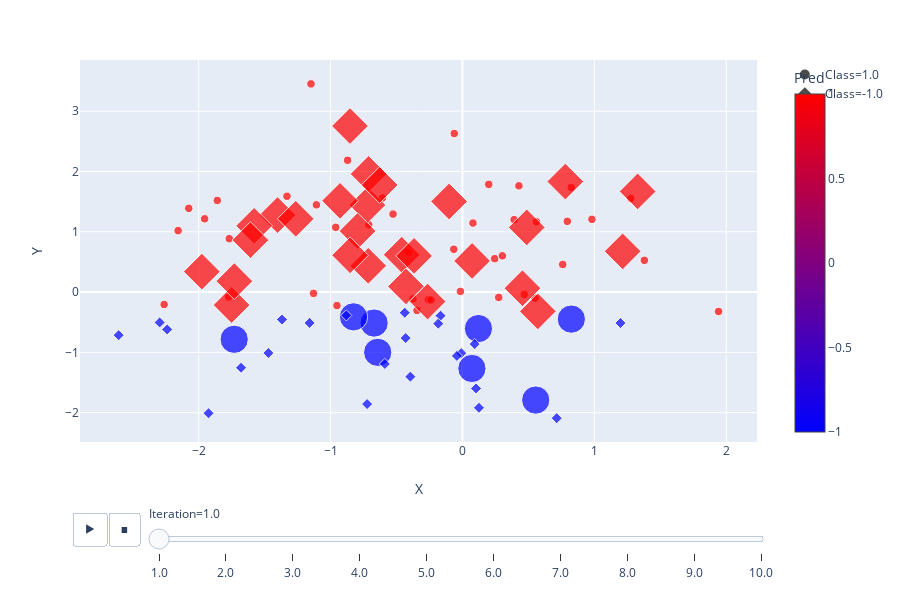

Notebook source saved alongside this figure:
### Code cell
px.scatter(clf.saved_data, x="X", y="Y", animation_frame="Iteration",
           color="Pred", symbol="Class", color_continuous_scale="Bluered", size="Weight")

### Figure 1 — Plotly figure (JSON) as saved in the notebook; plotly's stock layout.template omitted (floating-point values rounded to 4 significant figures)
{"data": [{"hoverlabel": {"namelength": 0}, "hovertemplate": "Class=1.0<br>Iteration=1.0<br>X=%{x}<br>Y=%{y}<br>Weight=%{marker.size}<br>Pred=%{marker.color}", "legendgroup": "Class=1.0", "marker": {"color": [-1, 1, 1, 1, 1, -1, 1, 1, 1, 1, 1, 1, 1, 1, 1, 1, 1, 1, 1, 1, 1, -1, 1, 1, 1, 1, 1, 1, 1, 1, 1, 1, 1, 1, 1, 1, -1, 1, 1, -1, 1, 1, -1, -1, 1, -1, 1, 1, 1, 1], "coloraxis": "coloraxis", "size": [1.1, 0.1, 0.1, 0.1, 0.1, 1.1, 0.1, 0.1, 0.1, 0.1, 0.1, 0.1, 0.1, 0.1, 0.1, 0.1, 0.1, 0.1, 0.1, 0.1, 0.1, 1.1, 0.1, 0.1, 0.1, 0.1, 0.1, 0.1, 0.1, 0.1, 0.1, 0.1, 0.1, 0.1, 0.1, 0.1, 1.1, 0.1, 0.1, 1.1, 0.1, 0.1, 1.1, 1.1, 0.1, 1.1, 0.1, 0.1, 0.1, 0.1], "sizemode": "area", "sizeref": 0.00275, "symbol": "circle"}, "mode": "markers", "name": "Class=1.0", "showlegend": true, "type": "scatter", "x": [-1.731, -0.526, 0.7953, 0.2443, 0.5611, -0.6423, -1.955, -0.6071, 0.392, -1.768, -0.4106, -0.9609, -1.33, 0.8254, 0.4282, -0.9514, -0.2582, -1.859, 0.7601, 0.2748, 1.379, 0.5557, -2.262, -0.01519, -0.7107, -0.8708, -0.3445, -2.156, 0.4691, 1.277, -0.06177, -1.107, 1.942, -0.2381, -1.129, -1.148, -0.6697, -1.773, -0.06577, 0.1213, -2.075, 0.07954, -0.8256, 0.8256, 0.9819, 0.07188, 0.551, 0.3027, 0.1992, -0.3752], "xaxis": "x", "y": [-0.7825, 1.293, 1.173, 0.5544, 1.166, -0.9989, 1.215, 1.56, 1.201, 0.8861, 0.6595, 1.074, 1.589, 1.735, 1.762, -0.2233, -0.1248, 1.519, 0.4584, -0.08833, 0.5261, -1.79, -0.2055, 0.01166, 1.118, 2.186, -0.3044, 1.019, -0.03727, 1.554, 2.629, 1.446, -0.321, -0.1303, -0.02138, 3.453, -0.5134, -0.08346, 0.7106, -0.605, 1.389, 1.145, -0.4106, -0.4478, 1.206, -1.266, -0.1017, 0.6014, 1.786, -0.1119], "yaxis": "y"}, {"hoverlabel": {"namelength": 0}, "hovertemplate": "Class=-1.0<br>Iteration=1.0<br>X=%{x}<br>Y=%{y}<br>Weight=%{marker.size}<br>Pred=%{marker.color}", "legendgroup": "Class=-1.0", "marker": {"color": [-1, 1, -1, -1, 1, 1, 1, -1, 1, 1, 1, -1, -1, -1, 1, 1, -1, 1, -1, 1, 1, 1, -1, 1, 1, -1, 1, -1, -1, 1, -1, -1, -1, -1, -1, -1, -1, -1, 1, 1, -1, 1, 1, 1, 1, -1, 1, 1, 1, 1], "coloraxis": "coloraxis", "size": [0.1, 1.1, 0.1, 0.1, 1.1, 1.1, 1.1, 0.1, 1.1, 1.1, 1.1, 0.1, 0.1, 0.1, 1.1, 1.1, 0.1, 1.1, 0.1, 1.1, 1.1, 1.1, 0.1, 1.1, 1.1, 0.1, 1.1, 0.1, 0.1, 1.1, 0.1, 0.1, 0.1, 0.1, 0.1, 0.1, 0.1, 0.1, 1.1, 1.1, 0.1, 1.1, 1.1, 1.1, 1.1, 0.1, 1.1, 1.1, 1.1, 1.1], "sizemode": "area", "sizeref": 0.00275, "symbol": "diamond"}, "mode": "markers", "name": "Class=-1.0", "showlegend": true, "type": "scatter", "x": [0.1256, -0.7204, 0.7148, -1.678, -1.402, -0.7953, -0.4605, -0.166, 0.4875, -0.7143, -0.7116, -1.925, -1.368, -0.8803, 1.328, -0.8516, -0.1834, 0.07316, -0.7227, -1.579, -0.3666, -1.75, -2.295, -0.4281, -1.264, -0.008957, -1.976, -0.3949, -2.607, -0.6277, -0.4304, -0.4375, 0.0927, -0.5883, 0.1031, 1.198, -2.239, -1.471, 0.5716, -0.2644, -0.04206, 1.215, -1.607, -1.729, 0.4549, -1.159, -0.1011, -0.8526, -0.9278, 0.7801], "xaxis": "x", "y": [-1.919, 1.444, -2.09, -1.254, 1.277, 1.012, 0.6191, -0.391, 1.073, 0.4357, 1.959, -2.008, -0.4558, -0.3865, 1.669, 0.6097, -0.5233, 0.5163, -1.857, 1.098, 0.6003, -0.2144, -0.5034, 0.09381, 1.216, -1.012, 0.3391, -1.402, -0.7145, 1.775, -0.7625, -0.3416, -0.8616, -1.191, -1.597, -0.5134, -0.6194, -1.01, -0.3194, -0.1563, -1.058, 0.6757, 0.8619, 0.1816, 0.06392, -0.5109, 1.502, 2.754, 1.513, 1.833], "yaxis": "y"}], "layout": {"coloraxis": {"colorbar": {"title": {"text": "Pred"}}, "colorscale": [[0, "rgb(0,0,255)"], [1, "rgb(255,0,0)"]]}, "height": 600, "legend": {"itemsizing": "constant", "tracegroupgap": 0}, "margin": {"t": 60}, "sliders": [{"active": 0, "currentvalue": {"prefix": "Iteration="}, "len": 0.9, "pad": {"b": 10, "t": 60}, "steps": [{"args": [["1.0"], {"frame": {"duration": 0, "redraw": false}, "fromcurrent": true, "mode": "immediate", "transition": {"duration": 0, "easing": "linear"}}], "label": "1.0", "method": "animate"}, {"args": [["2.0"], {"frame": {"duration": 0, "redraw": false}, "fromcurrent": true, "mode": "immediate", "transition": {"duration": 0, "easing": "linear"}}], "label": "2.0", "method": "animate"}, {"args": [["3.0"], {"frame": {"duration": 0, "redraw": false}, "fromcurrent": true, "mode": "immediate", "transition": {"duration": 0, "easing": "linear"}}], "label": "3.0", "method": "animate"}, {"args": [["4.0"], {"frame": {"duration": 0, "redraw": false}, "fromcurrent": true, "mode": "immediate", "transition": {"duration": 0, "easing": "linear"}}], "label": "4.0", "method": "animate"}, {"args": [["5.0"], {"frame": {"duration": 0, "redraw": false}, "fromcurrent": true, "mode": "immediate", "transition": {"duration": 0, "easing": "linear"}}], "label": "5.0", "method": "animate"}, {"args": [["6.0"], {"frame": {"duration": 0, "redraw": false}, "fromcurrent": true, "mode": "immediate", "transition": {"duration": 0, "easing": "linear"}}], "label": "6.0", "method": "animate"}, {"args": [["7.0"], {"frame": {"duration": 0, "redraw": false}, "fromcurrent": true, "mode": "immediate", "transition": {"duration": 0, "easing": "linear"}}], "label": "7.0", "method": "animate"}, {"args": [["8.0"], {"frame": {"duration": 0, "redraw": false}, "fromcurrent": true, "mode": "immediate", "transition": {"duration": 0, "easing": "linear"}}], "label": "8.0", "method": "animate"}, {"args": [["9.0"], {"frame": {"duration": 0, "redraw": false}, "fromcurrent": true, "mode": "immediate", "transition": {"duration": 0, "easing": "linear"}}], "label": "9.0", "method": "animate"}, {"args": [["10.0"], {"frame": {"duration": 0, "redraw": false}, "fromcurrent": true, "mode": "immediate", "transition": {"duration": 0, "easing": "linear"}}], "label": "10.0", "method": "animate"}], "x": 0.1, "xanchor": "left", "y": 0, "yanchor": "top"}], "updatemenus": [{"buttons": [{"args": [null, {"frame": {"duration": 500, "redraw": false}, "fromcurrent": true, "mode": "immediate", "transition": {"duration": 500, "easing": "linear"}}], "label": "&#9654;", "method": "animate"}, {"args": [[null], {"frame": {"duration": 0, "redraw": false}, "fromcurrent": true, "mode": "immediate", "transition": {"duration": 0, "easing": "linear"}}], "label": "&#9724;", "method": "animate"}], "direction": "left", "pad": {"r": 10, "t": 70}, "showactive": false, "type": "buttons", "x": 0.1, "xanchor": "right", "y": 0, "yanchor": "top"}], "xaxis": {"anchor": "y", "domain": [0, 0.98], "title": {"text": "X"}}, "yaxis": {"anchor": "x", "domain": [0, 1], "title": {"text": "Y"}}}}
